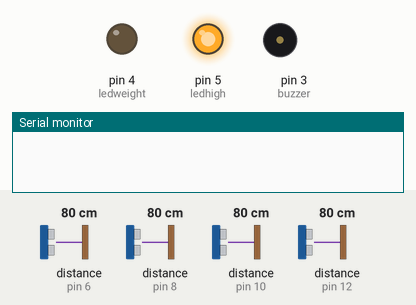
This sketch was run on a simulated Arduino Uno, built with avr-gcc and run on an emulated ATmega328P. On the bench: output pins drawn as LEDs (lit = HIGH), buzzer (waves = sounding, pin HIGH), the last lines printed to the serial monitor. Wiring (inferred from the names in the program): 4 × ultrasonic range finder: trigger pin 7, echo pin 6 / trigger pin 9, echo pin 8 / trigger pin 11, echo pin 10 / trigger pin 13, echo pin 12. The test bench sets the inputs (shaded band); at power-on: distance to the obstacle (sensors on pin 6, pin 8, pin 10, pin 12) 80 cm. The echo pulse lasts 58.3 µs per cm; pins used as bus, display or sensor lines are not drawn.

Above: at 0.07 s.
At 0.67 s:
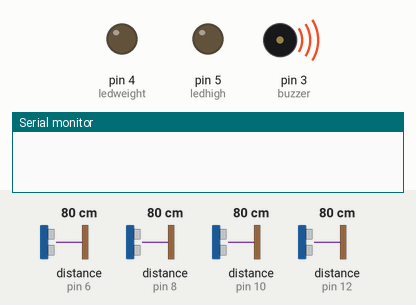
At 1.29 s:
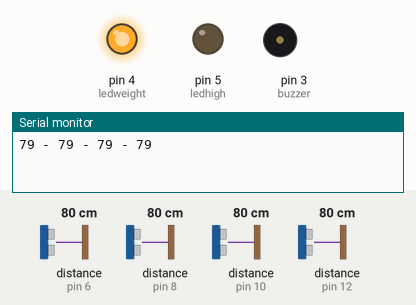
At 2.42 s:
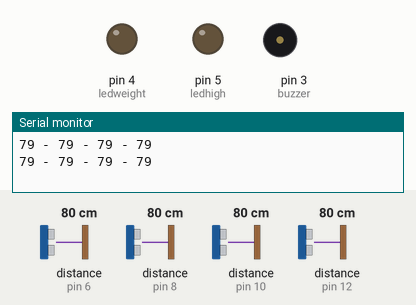
Timing chart, 0 to 3.0 s (numbered marks = the images above):
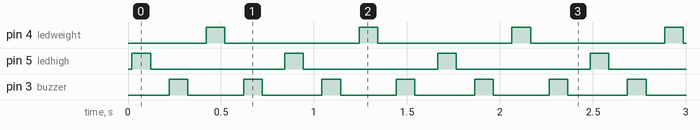

Measured:
- by itself, pin 4 (ledweight), pin 5 (ledhigh): alternates HIGH for 0.10 s and LOW for 0.72 s
- by itself, pin 3 (buzzer): alternates HIGH for 0.10 s and LOW for 0.30 s

The sketch:

SourceCode.ino
```cpp
#define trigPin1 13
#define trigPin2 11
#define trigPin3 9
#define trigPin4 7
#define echoPin1 12
#define echoPin2 10
#define echoPin3 8
#define echoPin4 6
#define high 200
#define weight 100
#define ledhigh 5
#define ledweight 4
#define buzzer 3

long duration,distance, HSR, HSL, WSR, WSL;


void setup() {
  Serial.begin(9600);
  pinMode(trigPin1, OUTPUT);
  pinMode(trigPin2, OUTPUT);
  pinMode(trigPin3, OUTPUT);
  pinMode(trigPin4, OUTPUT);

  pinMode(echoPin1, INPUT);
  pinMode(echoPin2, INPUT);
  pinMode(echoPin3, INPUT);
  pinMode(echoPin4, INPUT);

  pinMode(ledhigh, OUTPUT);
  pinMode(ledweight, OUTPUT);

  pinMode(buzzer, OUTPUT);


}

void loop() {
   SonarSensor(trigPin1, echoPin1);
   HSR = distance;
   SonarSensor(trigPin2, echoPin2);
   HSL = distance;
   SonarSensor(trigPin3, echoPin3);
   WSR = distance;
   SonarSensor(trigPin4, echoPin4);
   WSL = distance;

   if (HSR < high || HSL < high) {
    LedBlinking(ledhigh, 100);
   } else {
    digitalWrite(ledhigh, LOW);
    digitalWrite(buzzer, LOW);}

    if (WSR < weight || WSL < weight) {
    LedBlinking(ledweight, 100);
   } else {
    digitalWrite(ledweight, LOW);
    digitalWrite(buzzer, LOW);}


  Serial.print(HSR);
  Serial.print(" - ");
  Serial.print(HSL);
  Serial.print(" - ");
  Serial.print(WSR);
  Serial.print(" - ");
  Serial.println(WSL);
}

void SonarSensor(int trigPin,int echoPin)
{
digitalWrite(trigPin, LOW);
delayMicroseconds(2);
digitalWrite(trigPin, HIGH);
delayMicroseconds(10);
digitalWrite(trigPin, LOW);
duration = pulseIn(echoPin, HIGH);
distance = (duration/2) / 29.1;
}


void LedBlinking(int led, int del) {
digitalWrite(led, HIGH);
delay(del);
digitalWrite(led, LOW);
delay(del);
digitalWrite(buzzer, HIGH);
delay(del);
digitalWrite(buzzer, LOW);
delay(del);
}
```
